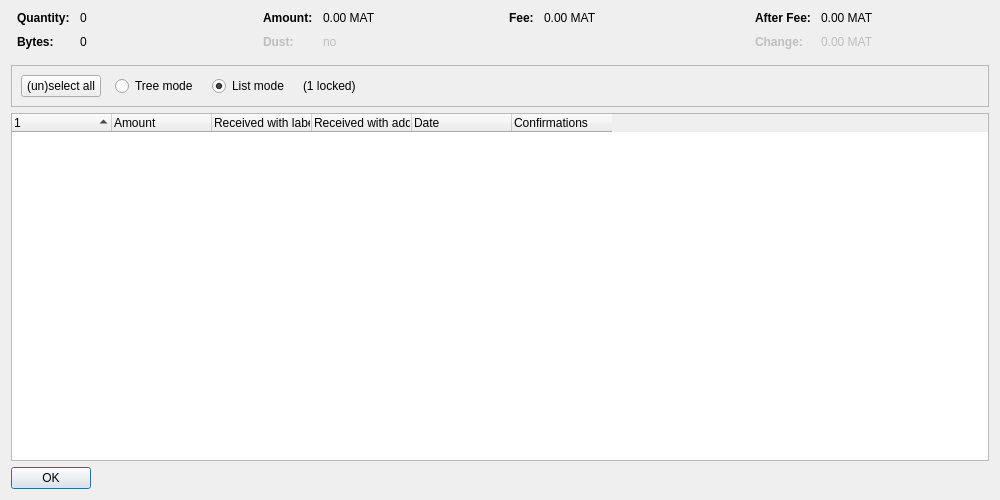
<?xml version="1.0" encoding="UTF-8"?>
<ui version="4.0">
 <class>CoinControlDialog</class>
 <widget class="QDialog" name="CoinControlDialog">
  <property name="geometry">
   <rect>
    <x>0</x>
    <y>0</y>
    <width>1000</width>
    <height>500</height>
   </rect>
  </property>
  <property name="windowTitle">
   <string>Coin Selection</string>
  </property>
  <layout class="QVBoxLayout" name="verticalLayout">
   <item>
    <layout class="QHBoxLayout" name="horizontalLayoutTop" stretch="0,0,0,0">
     <property name="topMargin">
      <number>0</number>
     </property>
     <property name="bottomMargin">
      <number>10</number>
     </property>
     <item>
      <layout class="QFormLayout" name="formLayoutCoinControl1">
       <property name="horizontalSpacing">
        <number>10</number>
       </property>
       <property name="verticalSpacing">
        <number>10</number>
       </property>
       <property name="leftMargin">
        <number>6</number>
       </property>
       <property name="rightMargin">
        <number>6</number>
       </property>
       <item row="0" column="0">
        <widget class="QLabel" name="labelCoinControlQuantityText">
         <property name="font">
          <font>
           <weight>75</weight>
           <bold>true</bold>
          </font>
         </property>
         <property name="text">
          <string>Quantity:</string>
         </property>
        </widget>
       </item>
       <item row="0" column="1">
        <widget class="QLabel" name="labelCoinControlQuantity">
         <property name="cursor">
          <cursorShape>IBeamCursor</cursorShape>
         </property>
         <property name="contextMenuPolicy">
          <enum>Qt::ActionsContextMenu</enum>
         </property>
         <property name="text">
          <string notr="true">0</string>
         </property>
         <property name="textInteractionFlags">
          <set>Qt::LinksAccessibleByMouse|Qt::TextSelectableByKeyboard|Qt::TextSelectableByMouse</set>
         </property>
        </widget>
       </item>
       <item row="1" column="0">
        <widget class="QLabel" name="labelCoinControlBytesText">
         <property name="font">
          <font>
           <weight>75</weight>
           <bold>true</bold>
          </font>
         </property>
         <property name="text">
          <string>Bytes:</string>
         </property>
        </widget>
       </item>
       <item row="1" column="1">
        <widget class="QLabel" name="labelCoinControlBytes">
         <property name="cursor">
          <cursorShape>IBeamCursor</cursorShape>
         </property>
         <property name="contextMenuPolicy">
          <enum>Qt::ActionsContextMenu</enum>
         </property>
         <property name="text">
          <string notr="true">0</string>
         </property>
         <property name="textInteractionFlags">
          <set>Qt::LinksAccessibleByMouse|Qt::TextSelectableByKeyboard|Qt::TextSelectableByMouse</set>
         </property>
        </widget>
       </item>
      </layout>
     </item>
     <item>
      <layout class="QFormLayout" name="formLayoutCoinControl2">
       <property name="horizontalSpacing">
        <number>10</number>
       </property>
       <property name="verticalSpacing">
        <number>10</number>
       </property>
       <property name="leftMargin">
        <number>6</number>
       </property>
       <property name="rightMargin">
        <number>6</number>
       </property>
       <item row="0" column="0">
        <widget class="QLabel" name="labelCoinControlAmountText">
         <property name="font">
          <font>
           <weight>75</weight>
           <bold>true</bold>
          </font>
         </property>
         <property name="text">
          <string>Amount:</string>
         </property>
        </widget>
       </item>
       <item row="0" column="1">
        <widget class="QLabel" name="labelCoinControlAmount">
         <property name="cursor">
          <cursorShape>IBeamCursor</cursorShape>
         </property>
         <property name="contextMenuPolicy">
          <enum>Qt::ActionsContextMenu</enum>
         </property>
         <property name="text">
          <string notr="true">0.00 MAT</string>
         </property>
         <property name="textInteractionFlags">
          <set>Qt::LinksAccessibleByMouse|Qt::TextSelectableByKeyboard|Qt::TextSelectableByMouse</set>
         </property>
        </widget>
       </item>
       <item row="1" column="0">
        <widget class="QLabel" name="labelCoinControlLowOutputText">
         <property name="enabled">
          <bool>false</bool>
         </property>
         <property name="font">
          <font>
           <weight>75</weight>
           <bold>true</bold>
          </font>
         </property>
         <property name="text">
          <string>Dust:</string>
         </property>
        </widget>
       </item>
       <item row="1" column="1">
        <widget class="QLabel" name="labelCoinControlLowOutput">
         <property name="enabled">
          <bool>false</bool>
         </property>
         <property name="cursor">
          <cursorShape>IBeamCursor</cursorShape>
         </property>
         <property name="contextMenuPolicy">
          <enum>Qt::ActionsContextMenu</enum>
         </property>
         <property name="text">
          <string notr="true">no</string>
         </property>
         <property name="textInteractionFlags">
          <set>Qt::LinksAccessibleByMouse|Qt::TextSelectableByKeyboard|Qt::TextSelectableByMouse</set>
         </property>
        </widget>
       </item>
      </layout>
     </item>
     <item>
      <layout class="QFormLayout" name="formLayoutCoinControl3">
       <property name="horizontalSpacing">
        <number>10</number>
       </property>
       <property name="verticalSpacing">
        <number>10</number>
       </property>
       <property name="leftMargin">
        <number>6</number>
       </property>
       <property name="rightMargin">
        <number>6</number>
       </property>
       <item row="0" column="0">
        <widget class="QLabel" name="labelCoinControlFeeText">
         <property name="font">
          <font>
           <weight>75</weight>
           <bold>true</bold>
          </font>
         </property>
         <property name="text">
          <string>Fee:</string>
         </property>
        </widget>
       </item>
       <item row="0" column="1">
        <widget class="QLabel" name="labelCoinControlFee">
         <property name="cursor">
          <cursorShape>IBeamCursor</cursorShape>
         </property>
         <property name="contextMenuPolicy">
          <enum>Qt::ActionsContextMenu</enum>
         </property>
         <property name="text">
          <string notr="true">0.00 MAT</string>
         </property>
         <property name="textInteractionFlags">
          <set>Qt::LinksAccessibleByMouse|Qt::TextSelectableByKeyboard|Qt::TextSelectableByMouse</set>
         </property>
        </widget>
       </item>
      </layout>
     </item>
     <item>
      <layout class="QFormLayout" name="formLayoutCoinControl4">
       <property name="horizontalSpacing">
        <number>10</number>
       </property>
       <property name="verticalSpacing">
        <number>10</number>
       </property>
       <property name="leftMargin">
        <number>6</number>
       </property>
       <property name="rightMargin">
        <number>6</number>
       </property>
       <item row="0" column="0">
        <widget class="QLabel" name="labelCoinControlAfterFeeText">
         <property name="font">
          <font>
           <weight>75</weight>
           <bold>true</bold>
          </font>
         </property>
         <property name="text">
          <string>After Fee:</string>
         </property>
        </widget>
       </item>
       <item row="0" column="1">
        <widget class="QLabel" name="labelCoinControlAfterFee">
         <property name="cursor">
          <cursorShape>IBeamCursor</cursorShape>
         </property>
         <property name="contextMenuPolicy">
          <enum>Qt::ActionsContextMenu</enum>
         </property>
         <property name="text">
          <string notr="true">0.00 MAT</string>
         </property>
         <property name="textInteractionFlags">
          <set>Qt::LinksAccessibleByMouse|Qt::TextSelectableByKeyboard|Qt::TextSelectableByMouse</set>
         </property>
        </widget>
       </item>
       <item row="1" column="0">
        <widget class="QLabel" name="labelCoinControlChangeText">
         <property name="enabled">
          <bool>false</bool>
         </property>
         <property name="font">
          <font>
           <weight>75</weight>
           <bold>true</bold>
          </font>
         </property>
         <property name="text">
          <string>Change:</string>
         </property>
        </widget>
       </item>
       <item row="1" column="1">
        <widget class="QLabel" name="labelCoinControlChange">
         <property name="enabled">
          <bool>false</bool>
         </property>
         <property name="cursor">
          <cursorShape>IBeamCursor</cursorShape>
         </property>
         <property name="contextMenuPolicy">
          <enum>Qt::ActionsContextMenu</enum>
         </property>
         <property name="text">
          <string notr="true">0.00 MAT</string>
         </property>
         <property name="textInteractionFlags">
          <set>Qt::LinksAccessibleByMouse|Qt::TextSelectableByKeyboard|Qt::TextSelectableByMouse</set>
         </property>
        </widget>
       </item>
      </layout>
     </item>
    </layout>
   </item>
   <item>
    <widget class="QFrame" name="frame">
     <property name="minimumSize">
      <size>
       <width>0</width>
       <height>40</height>
      </size>
     </property>
     <property name="frameShape">
      <enum>QFrame::StyledPanel</enum>
     </property>
     <property name="frameShadow">
      <enum>QFrame::Sunken</enum>
     </property>
     <layout class="QHBoxLayout" name="horizontalLayout">
      <item>
       <layout class="QHBoxLayout" name="horizontalLayoutPanel" stretch="0,0,0,0,0">
        <property name="spacing">
         <number>14</number>
        </property>
        <item>
         <widget class="QPushButton" name="pushButtonSelectAll">
          <property name="sizePolicy">
           <sizepolicy hsizetype="Maximum" vsizetype="Fixed">
            <horstretch>0</horstretch>
            <verstretch>0</verstretch>
           </sizepolicy>
          </property>
          <property name="text">
           <string>(un)select all</string>
          </property>
          <property name="autoDefault">
           <bool>false</bool>
          </property>
         </widget>
        </item>
        <item>
         <widget class="QRadioButton" name="radioTreeMode">
          <property name="sizePolicy">
           <sizepolicy hsizetype="Maximum" vsizetype="Fixed">
            <horstretch>0</horstretch>
            <verstretch>0</verstretch>
           </sizepolicy>
          </property>
          <property name="text">
           <string>Tree mode</string>
          </property>
         </widget>
        </item>
        <item>
         <widget class="QRadioButton" name="radioListMode">
          <property name="sizePolicy">
           <sizepolicy hsizetype="Maximum" vsizetype="Fixed">
            <horstretch>0</horstretch>
            <verstretch>0</verstretch>
           </sizepolicy>
          </property>
          <property name="text">
           <string>List mode</string>
          </property>
          <property name="checked">
           <bool>true</bool>
          </property>
         </widget>
        </item>
        <item>
         <widget class="QLabel" name="labelLocked">
          <property name="text">
           <string notr="true">(1 locked)</string>
          </property>
         </widget>
        </item>
        <item>
         <spacer name="horizontalSpacer">
          <property name="orientation">
           <enum>Qt::Horizontal</enum>
          </property>
          <property name="sizeHint" stdset="0">
           <size>
            <width>40</width>
            <height>20</height>
           </size>
          </property>
         </spacer>
        </item>
       </layout>
      </item>
     </layout>
    </widget>
   </item>
   <item>
    <widget class="CoinControlTreeWidget" name="treeWidget">
     <property name="contextMenuPolicy">
      <enum>Qt::CustomContextMenu</enum>
     </property>
     <property name="sortingEnabled">
      <bool>false</bool>
     </property>
     <property name="columnCount">
      <number>6</number>
     </property>
     <attribute name="headerShowSortIndicator" stdset="0">
      <bool>true</bool>
     </attribute>
     <attribute name="headerStretchLastSection">
      <bool>false</bool>
     </attribute>
     <column>
      <property name="text">
       <string/>
      </property>
     </column>
     <column>
      <property name="text">
       <string>Amount</string>
      </property>
     </column>
     <column>
      <property name="text">
       <string>Received with label</string>
      </property>
     </column>
     <column>
      <property name="text">
       <string>Received with address</string>
      </property>
     </column>
     <column>
      <property name="text">
       <string>Date</string>
      </property>
     </column>
     <column>
      <property name="text">
       <string>Confirmations</string>
      </property>
      <property name="toolTip">
       <string>Confirmed</string>
      </property>
     </column>
     <column>
      <property name="text">
       <string/>
      </property>
     </column>
     <column>
      <property name="text">
       <string/>
      </property>
     </column>
     <column>
      <property name="text">
       <string/>
      </property>
     </column>
     <column>
      <property name="text">
       <string/>
      </property>
     </column>
    </widget>
   </item>
   <item>
    <widget class="QDialogButtonBox" name="buttonBox">
     <property name="sizePolicy">
      <sizepolicy hsizetype="Maximum" vsizetype="Fixed">
       <horstretch>0</horstretch>
       <verstretch>0</verstretch>
      </sizepolicy>
     </property>
     <property name="orientation">
      <enum>Qt::Horizontal</enum>
     </property>
     <property name="standardButtons">
      <set>QDialogButtonBox::Ok</set>
     </property>
    </widget>
   </item>
  </layout>
 </widget>
 <customwidgets>
  <customwidget>
   <class>CoinControlTreeWidget</class>
   <extends>QTreeWidget</extends>
   <header>qt/coincontroltreewidget.h</header>
  </customwidget>
 </customwidgets>
 <resources/>
 <connections/>
</ui>
